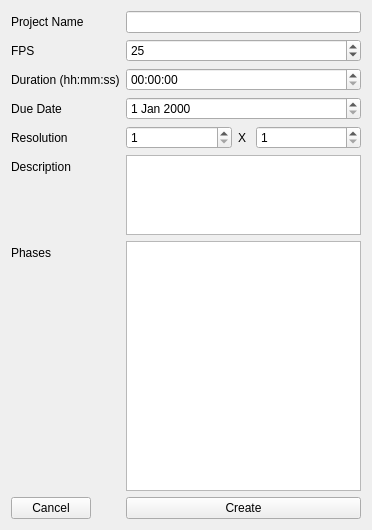
<?xml version="1.0" encoding="UTF-8"?>
<ui version="4.0">
 <class>Widget</class>
 <widget class="QWidget" name="Widget">
  <property name="geometry">
   <rect>
    <x>0</x>
    <y>0</y>
    <width>372</width>
    <height>530</height>
   </rect>
  </property>
  <property name="windowTitle">
   <string>Widget</string>
  </property>
  <layout class="QGridLayout" name="gridLayout" columnstretch="0,0">
   <item row="1" column="0">
    <layout class="QFormLayout" name="formLayout">
     <property name="sizeConstraint">
      <enum>QLayout::SetDefaultConstraint</enum>
     </property>
     <property name="fieldGrowthPolicy">
      <enum>QFormLayout::AllNonFixedFieldsGrow</enum>
     </property>
     <item row="1" column="0">
      <widget class="QLabel" name="label">
       <property name="text">
        <string>Project Name</string>
       </property>
      </widget>
     </item>
     <item row="1" column="1">
      <widget class="QLineEdit" name="projectNameQLineEdit">
       <property name="text">
        <string/>
       </property>
      </widget>
     </item>
     <item row="3" column="0">
      <widget class="QLabel" name="label_3">
       <property name="sizePolicy">
        <sizepolicy hsizetype="Preferred" vsizetype="Preferred">
         <horstretch>0</horstretch>
         <verstretch>0</verstretch>
        </sizepolicy>
       </property>
       <property name="layoutDirection">
        <enum>Qt::LeftToRight</enum>
       </property>
       <property name="text">
        <string>FPS</string>
       </property>
       <property name="textFormat">
        <enum>Qt::AutoText</enum>
       </property>
       <property name="scaledContents">
        <bool>false</bool>
       </property>
       <property name="alignment">
        <set>Qt::AlignLeading|Qt::AlignLeft|Qt::AlignVCenter</set>
       </property>
      </widget>
     </item>
     <item row="3" column="1">
      <widget class="QSpinBox" name="fps">
       <property name="maximum">
        <number>9999</number>
       </property>
       <property name="value">
        <number>25</number>
       </property>
      </widget>
     </item>
     <item row="5" column="0">
      <widget class="QLabel" name="label_8">
       <property name="text">
        <string>Duration (hh:mm:ss)</string>
       </property>
      </widget>
     </item>
     <item row="5" column="1">
      <widget class="QTimeEdit" name="durationEdit">
       <property name="acceptDrops">
        <bool>false</bool>
       </property>
       <property name="currentSection">
        <enum>QDateTimeEdit::MinuteSection</enum>
       </property>
       <property name="displayFormat">
        <string>hh:mm:ss</string>
       </property>
       <property name="timeSpec">
        <enum>Qt::OffsetFromUTC</enum>
       </property>
      </widget>
     </item>
     <item row="6" column="0">
      <widget class="QLabel" name="label_2">
       <property name="text">
        <string>Due Date</string>
       </property>
       <property name="scaledContents">
        <bool>false</bool>
       </property>
       <property name="alignment">
        <set>Qt::AlignCenter</set>
       </property>
      </widget>
     </item>
     <item row="6" column="1">
      <widget class="QDateEdit" name="duedateEdit"/>
     </item>
     <item row="7" column="0">
      <widget class="QLabel" name="label_7">
       <property name="text">
        <string>Resolution</string>
       </property>
      </widget>
     </item>
     <item row="7" column="1">
      <layout class="QHBoxLayout" name="horizontalLayout">
       <property name="spacing">
        <number>6</number>
       </property>
       <item>
        <widget class="QSpinBox" name="xres_spinBox">
         <property name="minimum">
          <number>1</number>
         </property>
         <property name="maximum">
          <number>1000000</number>
         </property>
        </widget>
       </item>
       <item>
        <widget class="QLabel" name="label_6">
         <property name="maximumSize">
          <size>
           <width>12</width>
           <height>16777215</height>
          </size>
         </property>
         <property name="text">
          <string>X</string>
         </property>
        </widget>
       </item>
       <item>
        <widget class="QSpinBox" name="yres_spinBox">
         <property name="minimum">
          <number>1</number>
         </property>
         <property name="maximum">
          <number>1000000</number>
         </property>
        </widget>
       </item>
      </layout>
     </item>
     <item row="8" column="0">
      <widget class="QLabel" name="label_4">
       <property name="text">
        <string>Description</string>
       </property>
      </widget>
     </item>
     <item row="8" column="1">
      <widget class="QTextEdit" name="descriptionTextEdit">
       <property name="maximumSize">
        <size>
         <width>16777215</width>
         <height>80</height>
        </size>
       </property>
       <property name="html">
        <string>&lt;!DOCTYPE HTML PUBLIC &quot;-//W3C//DTD HTML 4.0//EN&quot; &quot;http://www.w3.org/TR/REC-html40/strict.dtd&quot;&gt;
&lt;html&gt;&lt;head&gt;&lt;meta name=&quot;qrichtext&quot; content=&quot;1&quot; /&gt;&lt;style type=&quot;text/css&quot;&gt;
p, li { white-space: pre-wrap; }
&lt;/style&gt;&lt;/head&gt;&lt;body style=&quot; font-family:'MS Shell Dlg 2'; font-size:8.25pt; font-weight:400; font-style:normal;&quot;&gt;
&lt;p style=&quot;-qt-paragraph-type:empty; margin-top:0px; margin-bottom:0px; margin-left:0px; margin-right:0px; -qt-block-indent:0; text-indent:0px;&quot;&gt;&lt;br /&gt;&lt;/p&gt;&lt;/body&gt;&lt;/html&gt;</string>
       </property>
      </widget>
     </item>
     <item row="9" column="0">
      <widget class="QLabel" name="label_5">
       <property name="text">
        <string>Phases</string>
       </property>
      </widget>
     </item>
     <item row="10" column="0">
      <widget class="QPushButton" name="pushButton_2">
       <property name="text">
        <string>Cancel</string>
       </property>
      </widget>
     </item>
     <item row="10" column="1">
      <widget class="QPushButton" name="createButton">
       <property name="text">
        <string>Create</string>
       </property>
      </widget>
     </item>
     <item row="9" column="1">
      <widget class="QListWidget" name="phaseListWidget">
       <property name="sizePolicy">
        <sizepolicy hsizetype="Expanding" vsizetype="Expanding">
         <horstretch>0</horstretch>
         <verstretch>100</verstretch>
        </sizepolicy>
       </property>
       <property name="maximumSize">
        <size>
         <width>16777215</width>
         <height>1677215</height>
        </size>
       </property>
       <property name="selectionMode">
        <enum>QAbstractItemView::MultiSelection</enum>
       </property>
      </widget>
     </item>
    </layout>
   </item>
  </layout>
 </widget>
 <layoutdefault spacing="6" margin="11"/>
 <resources/>
 <connections/>
</ui>
